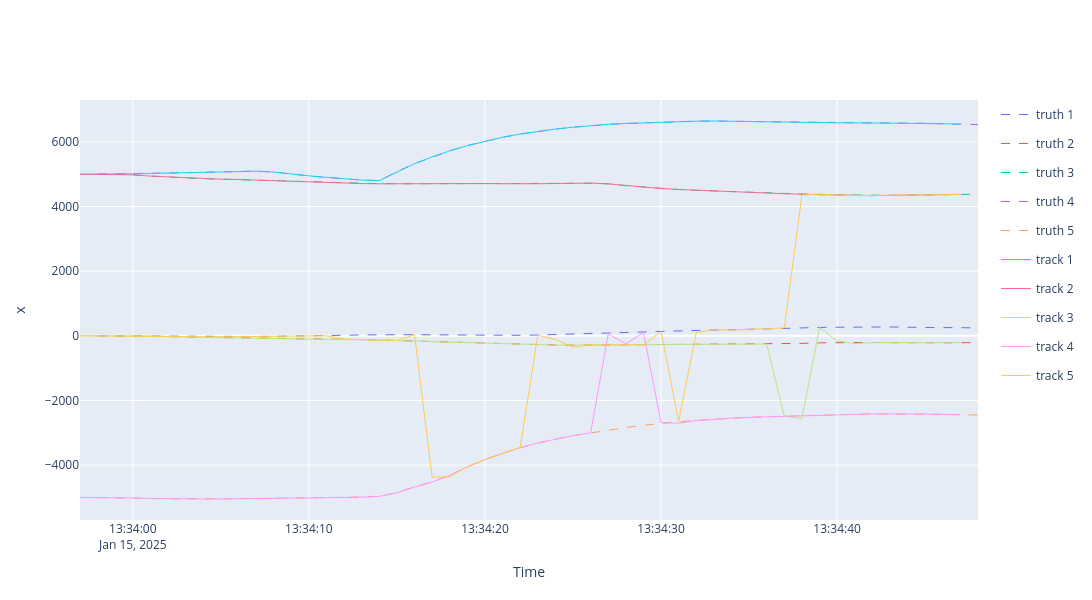
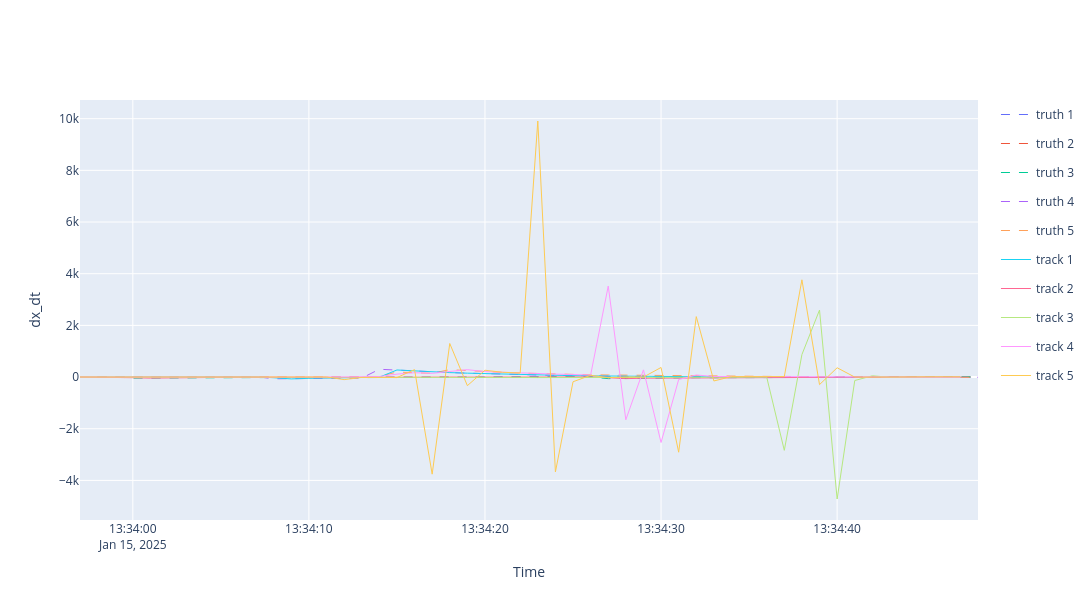
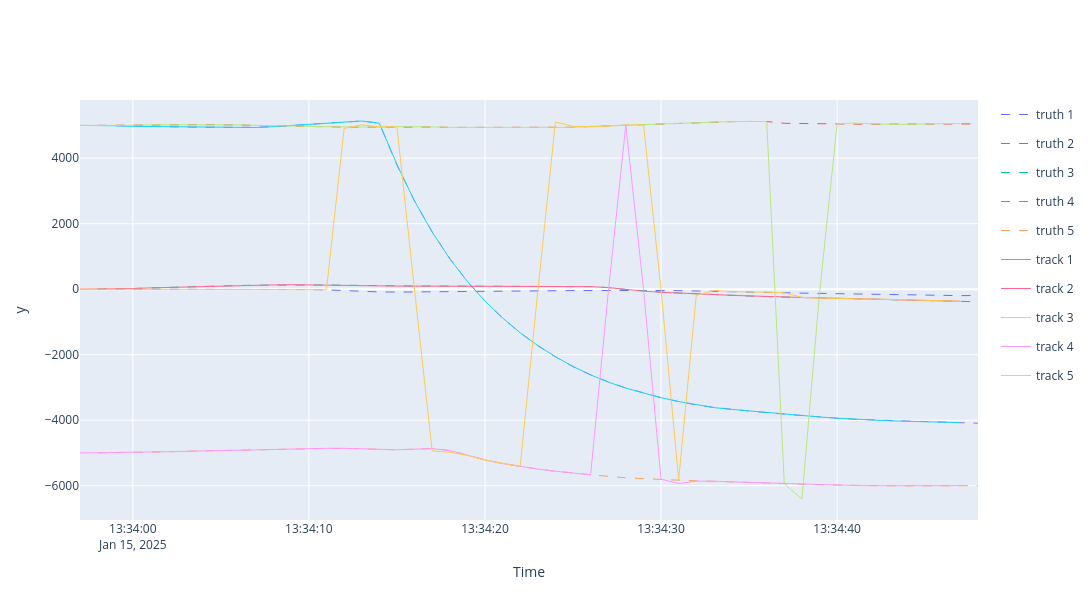
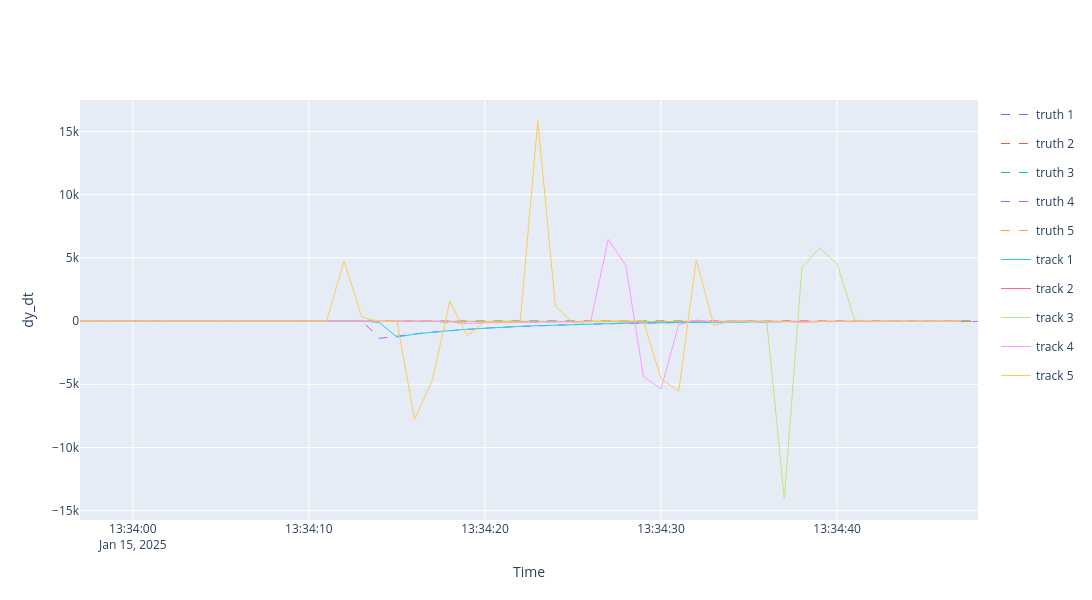

The cell these charts' notebook holds for them, in order:
### Code cell
axis_label_list=["x","dx_dt","y","dy_dt"]
particle_plotter_dict = {}

for i,label in enumerate(axis_label_list):
    particle_plotter_dict[label]= Plotterly(autosize=False, width=1200,height=600, dimension=Dimension.ONE, axis_labels=[label])
    # if label =="x" or label=="y":
        # particle_plotter_dict[label].plot_measurements(all_measurements, [i],marker=dict(symbol="x",size=5))
    for j,truth in enumerate(truths):
        particle_plotter_dict[label].plot_ground_truths(truth, [i],mode="lines", truths_label=f"truth {j+1}",line=dict(width=1))
    for j,track in enumerate(tracks):
        particle_plotter_dict[label].plot_tracks(track, [i],mode="lines", track_label=f"track {j+1}", line=dict(width=1))
    particle_plotter_dict[label].fig.show()
    file_path = Path(rf"C:\Users\joesb\OneDrive\Documents\Cambridge\IIB\PROJECT- Implementation of N-G TAs in SS framework\TMR\multiobjectplot1D{label}.html")
    file_path.parent.mkdir(parents=True, exist_ok=True)
    particle_plotter_dict[label].fig.write_html(str(file_path))
